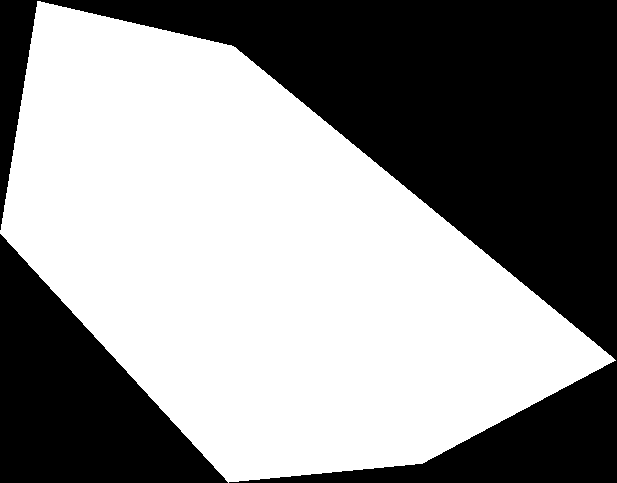
#> input picture data/raw/aspect.tif, 617 x 483 px, given in place of 0731.tif, which was not available
$ python loaddata.py
#> lines starting #> are read from the running program, lines starting #| are printed output that depends on the picture; pictures that were not available may be replaced by others from this repository, and a replacement may not be noted
#> in openStartingPerim, `perim = cv2.imread(perimFileName, cv2.IMREAD_UNCHANGED)*255`:
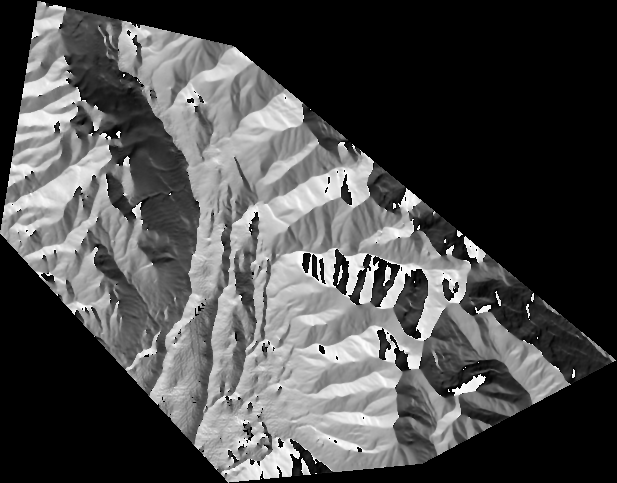
#> perim: shape (483, 617) float32; 44.04% of the values are NaN or infinite; the others: min -255, max 91723.5, mean 48526.1; drawn with min black, max white, NaN and infinite black
import os
import numpy as np
import cv2
import matplotlib.pyplot as plt

VULNERABLE_RADIUS = 300
PIXEL_SIZE = 30
os.chdir('../data')

def openLandData():
    dem = cv2.imread('raw/dem.tif', cv2.IMREAD_UNCHANGED)
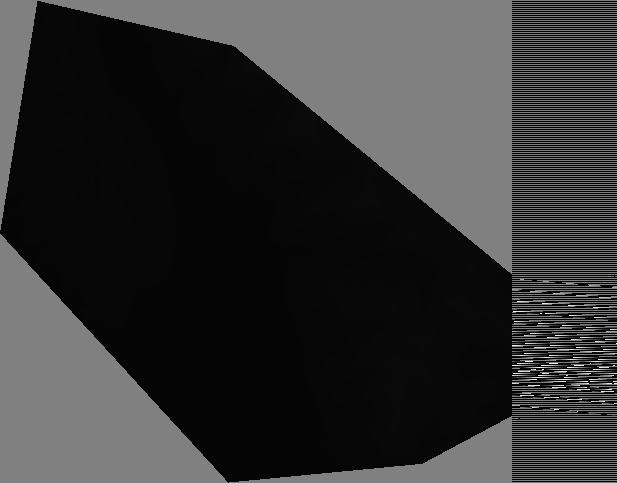
#> input picture data/raw/dem.tif, 617 x 483 px
#> dem is the input picture: shape (483, 617) int16; min -32768, max 2531, mean -13450.2
    slope = cv2.imread('raw/slope.tif',cv2.IMREAD_UNCHANGED)
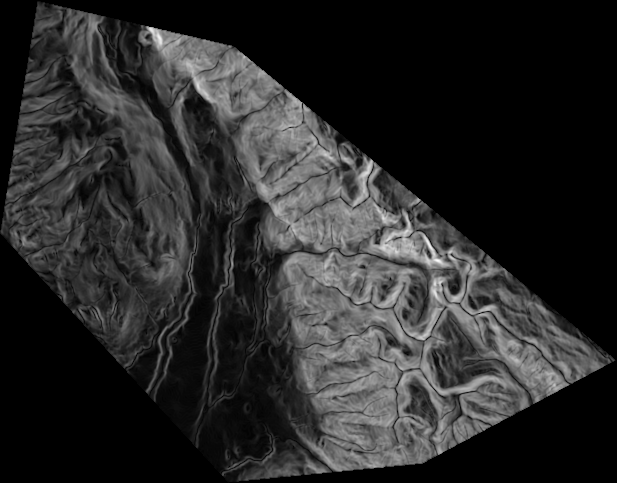
#> input picture data/raw/slope.tif, 617 x 483 px
#> slope is the input picture: shape (483, 617) float32; min -1, max 60.01, mean 8.9
    landsat = cv2.imread('raw/landsat.png', cv2.IMREAD_UNCHANGED)
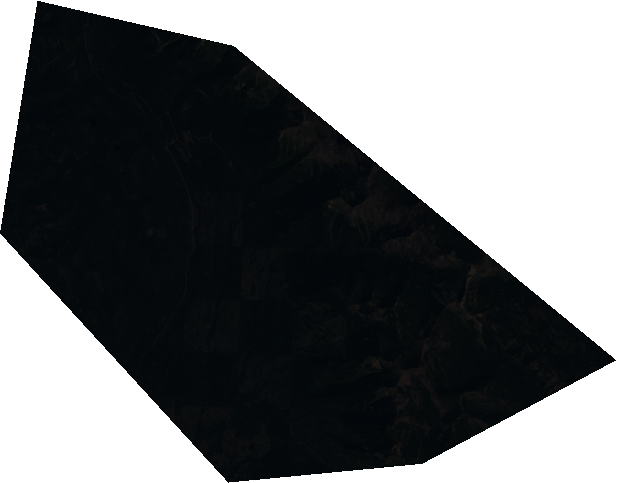
#> input picture data/raw/landsat.png, 617 x 483 px
#> landsat is the input picture: shape (483, 617, 4) uint16; mean B, G, R, A 33617.6, 33332.3, 32889.7, 36804.6
    ndvi = cv2.imread('raw/NDVI_1.tif', cv2.IMREAD_UNCHANGED)
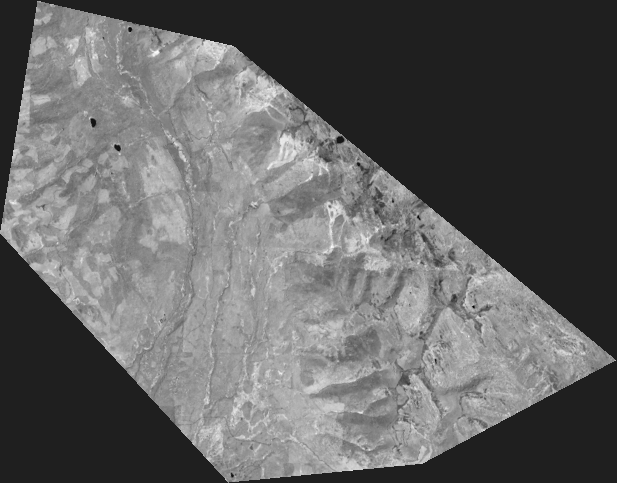
#> input picture data/raw/NDVI_1.tif, 617 x 483 px
#> ndvi is the input picture: shape (483, 617) float32; min -0.0842, max 0.601, mean 0.18
    return np.dstack((dem, slope, landsat, ndvi))

def openStartingPerim(dateString):
    perimFileName = 'raw/perims/' + dateString + '.tif'
    perim = cv2.imread(perimFileName, cv2.IMREAD_UNCHANGED)*255
    return perim

# [44 lines left out: functions openEndingPerim, findVulnerablePixels, openWeatherData, createWeatherMetrics, not called in this run]

def createData(dateString):
    # create inputs
    startingPerim = openStartingPerim(dateString)
    landData = openLandData()
    distance = findDistance(startingPerim)

    weatherData = createWeatherMetrics(openWeatherData(dateString))
    h,w = landData.shape[:2]
    tiledWeather = np.tile(weatherData,(h,w,1))

    # combine inputs, then combine with outputs
    inputs = np.dstack((startingPerim, distance, landData, tiledWeather))
    output = openEndingPerim(dateString)
    return np.dstack((inputs, output))

def findDistance(startingPerim):
    inverted = 255-startingPerim
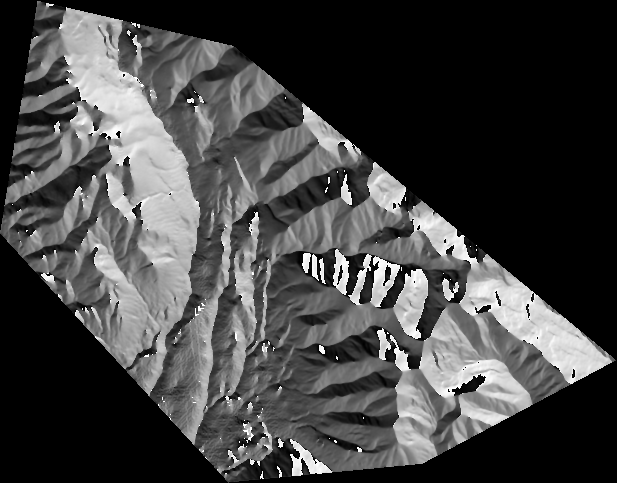
#> inverted: shape (483, 617) float32; 44.04% of the values are NaN or infinite; the others: min -91468.5, max 510, mean -48271.1; drawn with min black, max white, NaN and infinite black
#> (the run stopped early here; a loop or call above may not have finished)
